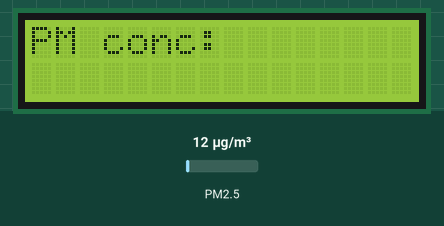
A sketch run on a simulated Arduino Uno, built with avr-gcc and run on an emulated ATmega328P. Shown: 16×2 character LCD. Wiring (inferred from the names in the program): dust sensor: data pin 4. Inputs (shaded band) come from the test bench; at power-on: PM2.5 12 µg/m³. What the sketch prints to the serial monitor is not drawn.

Above: at 0.1 s.
At 5.3 s:
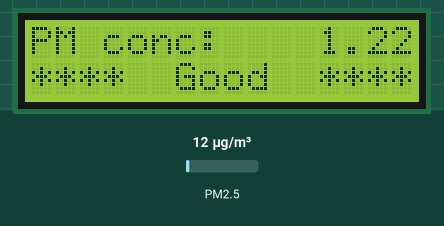

The sketch:

PM_sensor_LCD.ino
```cpp
/*
 Connect the LCD as follows:
  LCD RS pin to Arduino pin 7
  LCD Enable pin to Arduino pin 8
  LCD D4 pin to Arduino pin 9
  LCD D5 pin to Arduino pin 10
  LCD D6 pin to Arduino pin 11
  LCD D7 pin to Arduino pin 12
  LCD R/W pin to ground
  LCD VSS pin to ground
  LCD VCC pin to 5V
  10K pot, ends to +5 and ground, wiper to LCD pin 3 (V0)

 PM sensor connections:
  +5v and ground;
  PM signal pin to Arduino pin 4
*/

// include ladyada LCD library
#include <LiquidCrystal.h>

// initialize the LCD
LiquidCrystal lcd(7, 8, 9, 10, 11, 12);

int PM=4; //Arduino pin connected to the PM sensor signal pin

unsigned long sampletime = 5000; //sample duration [ms]

//Define additional Variables
unsigned long duration;
unsigned long starttime;
unsigned long lowpulseoccupancy = 0;
float ratio = 0;
float mconc = 0;

void setup() {

  // set up the LCD's number of columns and rows:
  lcd.begin(16, 2);
  lcd.setCursor(0, 0);
  lcd.print("PM conc:");

  //debug monitor
  Serial.begin(9600);
  Serial.println("Initializing sensor ...");

  //set the start time of the first PM measurement
  starttime = millis();

}

void loop() {

  //get data from the sensor
  duration = pulseIn(PM, LOW);

  //accumulate the time when the sensor pin is LOW
  lowpulseoccupancy += duration;

  //keep measuring until the sample time duration is exceeded
  if ((millis()-starttime) > sampletime){

    //convert to mass concentration [μg/m3]
    ratio = lowpulseoccupancy/(sampletime*10.0);  // Integer percentage 0=>100
    mconc = num2massconc( ratio2numconc(ratio) );

    //debug dump to screen
    Serial.println(mconc);

    // output mass concentration to LCD
    lcd.setCursor(12,0);
    lcd.print(mconc);

    lcd.setCursor(0,1);
    if (mconc <= 12.5){ // "Good" air quality
      lcd.print("****  Good  ****");
    }
    else if(mconc > 12.5 && mconc <= 35.5){ //"moderate"
      lcd.print("*** Moderate ***");
    }
    else if(mconc > 35.5 && mconc <= 150.5){ //"Unhealthy"
      lcd.print("*   Unhealthy  *");
    }
    else if(mconc > 150.5 && mconc <= 250.0){ //"Very unhealthy"
      lcd.print(" Very unhealthy ");
    }
    else{//"hazardous concentration"
      lcd.print("    HAZARDOUS   ");
    }

    //initialize the time variables for the next sample
    lowpulseoccupancy = 0;
    starttime=millis();

  }

}

float ratio2numconc (float ratio)
// converts occupancy ratio to number conc in #/0.01cf
{
  return 1.1 * pow (ratio, 3) -
         3.8 * pow (ratio, 2) +
         520 * ratio + 0.62;
}

float num2massconc (float numconc)
/* converts PM number concentration in #/0.01cf
         to PM mass   concentration in μg/m3 */
{
  double pi = 3.14159;
  double density = 1.65 * pow (10, 12);
  double r25 = 0.44 * pow (10, -6);
  double vol25 = (4/3) * pi * pow (r25, 3);
  double mass25 = density * vol25;
  double K = 3531.5;

  return numconc * K * mass25;
}
```
